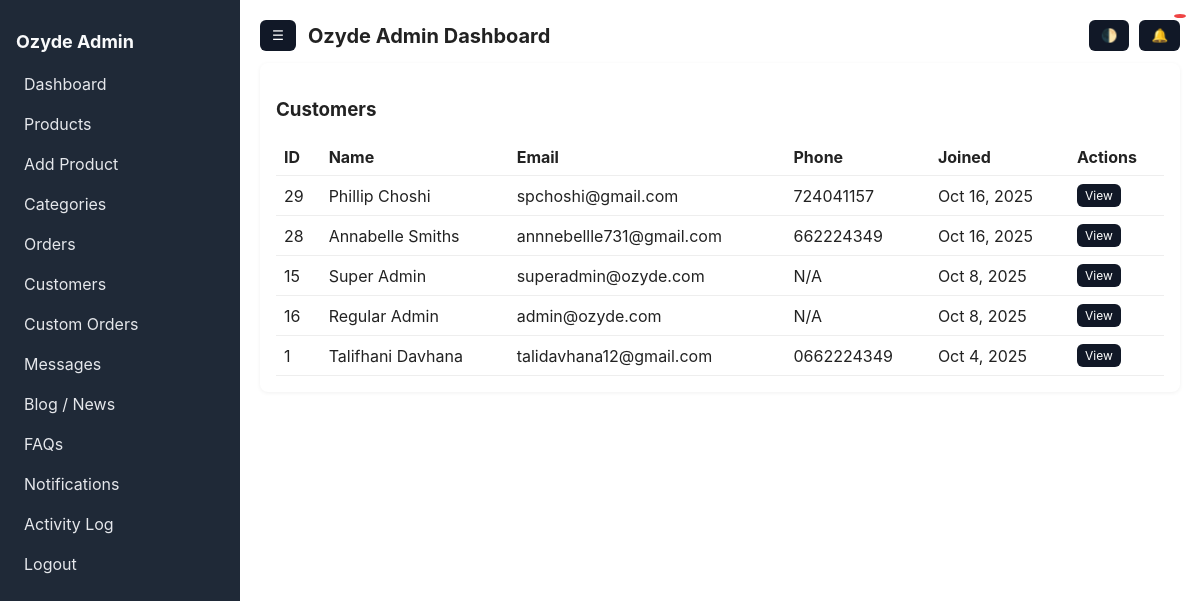
The page /customers_list.php (signed in) on the database as committed earlier.
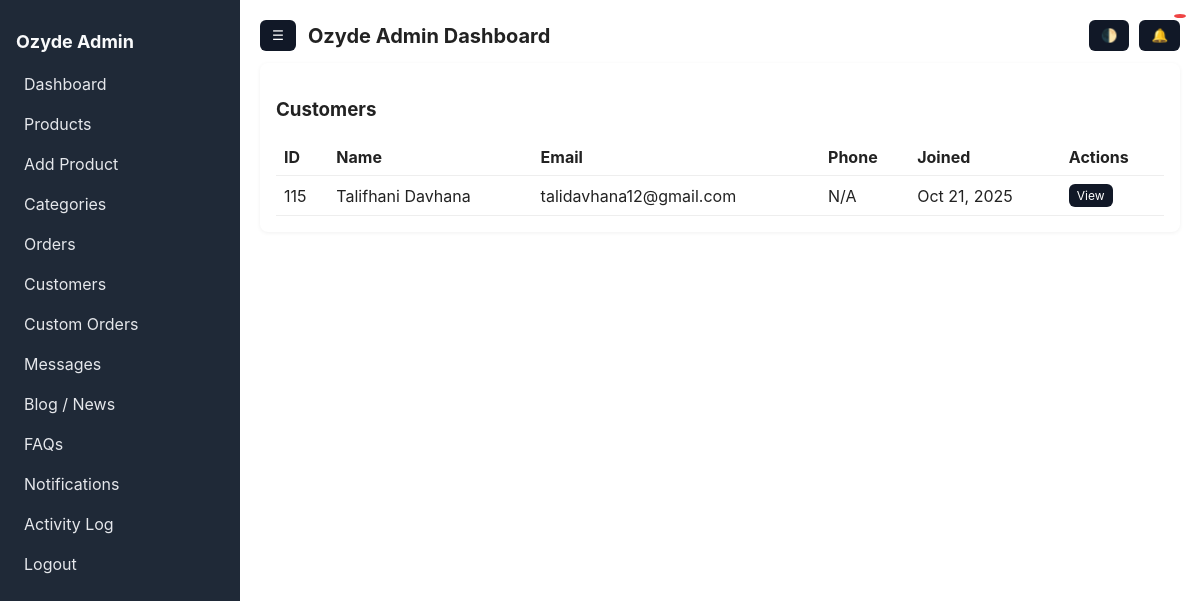
The same page on the database as committed later.
### tables this page shows
CREATE TABLE `users` (
  `user_id` int(11) NOT NULL,
  `first_name` varchar(50) NOT NULL,
  `last_name` varchar(50) NOT NULL,
  `email` varchar(100) NOT NULL,
  `password` varchar(255) NOT NULL,
  `phone` varchar(20) DEFAULT NULL,
  `country_code` varchar(5) DEFAULT '+27',
  `role` enum('customer','admin','super_admin') DEFAULT 'customer',
  `created_at` timestamp NOT NULL DEFAULT current_timestamp(),
  `address_line1` varchar(255) DEFAULT NULL,
  `address_line2` varchar(255) DEFAULT NULL,
  `city` varchar(100) DEFAULT NULL,
  `province` varchar(100) DEFAULT NULL,
  `postal_code` varchar(20) DEFAULT NULL,
  `country` varchar(50) DEFAULT 'South Africa',
  `google_id` varchar(255) DEFAULT NULL,
  `is_verified` tinyint(1) NOT NULL DEFAULT 0,
  `email_verified` tinyint(1) DEFAULT 0,
  `verification_token` varchar(100) DEFAULT NULL,
  `twofa_enabled` tinyint(1) DEFAULT 0,
  `twofa_secret` varchar(255) DEFAULT NULL,
  `apple_id` varchar(255) DEFAULT NULL,
  `twofa_code` varchar(10) DEFAULT NULL,
  `twofa_expires` datetime DEFAULT NULL,
  `twofa_temp_token` varchar(64) DEFAULT NULL,
  `twofa_attempts` tinyint(4) DEFAULT 0,
  `verification_expires` datetime DEFAULT NULL,
  `updated_at` timestamp NOT NULL DEFAULT current_timestamp() ON UPDATE current_timestamp(),
  `last_login` datetime DEFAULT NULL
);

### config.php (called while the page is built, shortened)
<?php
function e($str) {
    return htmlspecialchars($str, ENT_QUOTES, 'UTF-8');
}

### customers_list.php (the view)
<?php
require_once __DIR__ . '/admin_auth.php';
require_once __DIR__ . '/header.php';
$res = $mysqli->query("SELECT user_id, first_name, last_name, email, created_at, phone FROM users ORDER BY created_at DESC LIMIT 500");
?>
<div class="card">
  <h3>Customers</h3>
  <table class="table">
    <thead>
      <tr>
        <th>ID</th>
        <th>Name</th>
        <th>Email</th>
        <th>Phone</th>
        <th>Joined</th>
        <th>Actions</th>
      </tr>
    </thead>
    <tbody>
      <?php while ($u = $res->fetch_assoc()): ?>
        <tr>
          <td><?= e($u['user_id']) ?></td>
          <td><?= e($u['first_name'].' '.$u['last_name']) ?></td>
          <td><?= e($u['email']) ?></td>
          <td><?= e($u['phone'] ?? 'N/A') ?></td>
          <td><?= e(date('M j, Y', strtotime($u['created_at']))) ?></td>
          <td>
            <a href="customer_view.php?id=<?= e($u['user_id']) ?>" class="btn" style="padding:4px 8px;font-size:12px;">View</a>
          </td>
        </tr>
      <?php endwhile; ?>
    </tbody>
  </table>
</div>
<?php require_once __DIR__ . '/footer.php'; ?>

Rows that differ between the two databases and show on the page:
removed users: user_id "29", first_name+last_name "Phillip Choshi", email "spchoshi@gmail.com", phone "724041157", created_at "Oct 16, 2025"
removed users: user_id "28", first_name+last_name "Annabelle Smiths", email "annnebellle731@gmail.com", phone "662224349", created_at "Oct 16, 2025"
removed users: user_id "15", first_name+last_name "Super Admin", email "superadmin@ozyde.com", phone "N/A", created_at "Oct 8, 2025"
removed users: user_id "16", first_name+last_name "Regular Admin", email "admin@ozyde.com", phone "N/A", created_at "Oct 8, 2025"
removed users: user_id "1", first_name+last_name "Talifhani Davhana", email "talidavhana12@gmail.com", phone "0662224349", created_at "Oct 4, 2025"
added users: user_id "115", first_name+last_name "Talifhani Davhana", email "talidavhana12@gmail.com", phone "N/A", created_at "Oct 21, 2025"
